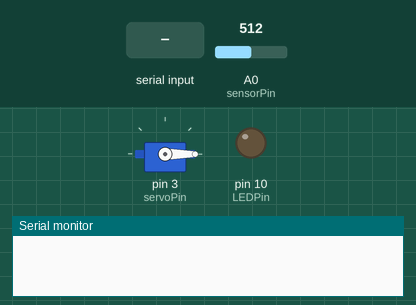
Simulated run of this program. Board: Arduino Uno, built with avr-gcc and run on an emulated ATmega328P. Shown: servo, output pins drawn as LEDs (lit = HIGH), the last lines printed to the serial monitor. Inputs (shaded band) come from the test bench; at power-on: A0 (sensorPin) = 512.

Above: at 2.2 s.
2.3 s: "d" received over Serial
At 2.7 s:
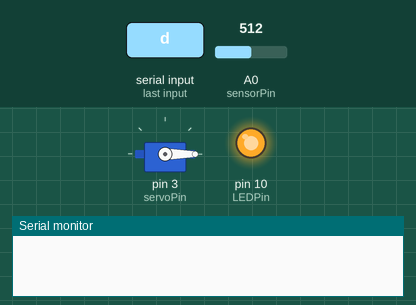
4.3 s: "i" received over Serial
At 4.7 s:
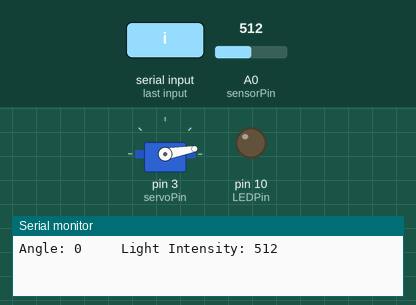
5.8 s: "i" received over Serial
At 7.0 s:
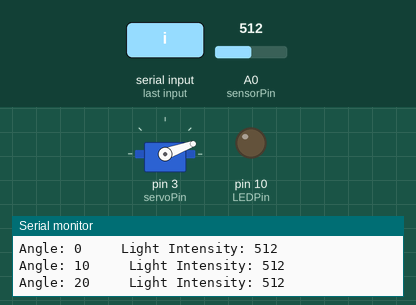
Timing chart, 0 to 8.8 s (numbered marks = the images above; inputs shaded):
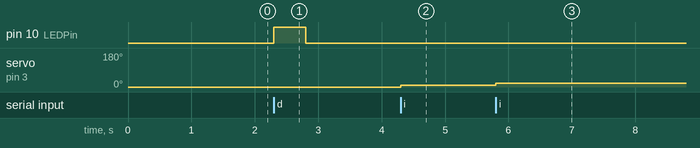

Measured:
- after the input at 2.3 s, pin 10 (LEDPin): LOW → HIGH at once, → LOW 0.50 s later
- after the input at 4.3 s, servo on pin 3 (servoPin): 0° → 10° at once
- after the input at 5.8 s, servo on pin 3 (servoPin): 10° → 20° at once

The program:

main.cpp
```cpp
#include <Arduino.h>
#include <Servo.h>
/**
 * Create and program a device that detects light in much the same way radar detects radio waves
 * or lidar detects laser light.
 * Your light wave radar will use a servo to point the phototransistor around the room,
 * measuring light intensity.
 * Your light wave radar system will be a manual scanner that moves by accepting commands from you through the serial monitor.
**/


// name Arduino board pins used by the circuit
const int sensorPin = A0;
const int servoPin = 3;
const int LEDPin = 10;

int servoAngle = 0;
int inputCommand = 0;
int lightAmount = 0;

Servo myServo; // create servo Onject

void setup() {
  // put your setup code here, to run once:
  pinMode(LEDPin, OUTPUT);
  Serial.begin(9600);
  myServo.attach(servoPin);   // attaches the servo on pin 3 to the servo object
  myServo.write(servoAngle);  // move the servo to the starting position
  delay(1000);
}

void loop() {
  // check if there is any data in the serial buffer
  if (Serial.available() > 0) {
    // read the first byte and delete it from the buffer
    inputCommand = Serial.read();

    switch (inputCommand) {
      case 'i':
      // Increase angle by 10 degrees
      servoAngle = servoAngle + 10;
      // make sure the angle is within the servo's limits
        if (servoAngle >= 180) {
          servoAngle = 180;
          digitalWrite(LEDPin, HIGH);
          delay(500);
          digitalWrite(LEDPin, LOW);
        }
      break;
      case 'd':
      // Decrease angle by 10 degrees
      servoAngle = servoAngle - 10;
      // make sure the angle is within the servo's limits
        if (servoAngle <= 0) {
          servoAngle = 0;
          digitalWrite(LEDPin, HIGH);
          delay(500);
          digitalWrite(LEDPin, LOW);
        }
      break;
    }

      // move servo to the correct angle
    myServo.write(servoAngle);
    delay(500);
    // read the light sensor and store the measurement in a variable
    lightAmount = analogRead(sensorPin);

    Serial.print("Angle: ");
    Serial.print(servoAngle);
    Serial.print("     Light Intensity: ");
    Serial.println(lightAmount);
  }
}
```
